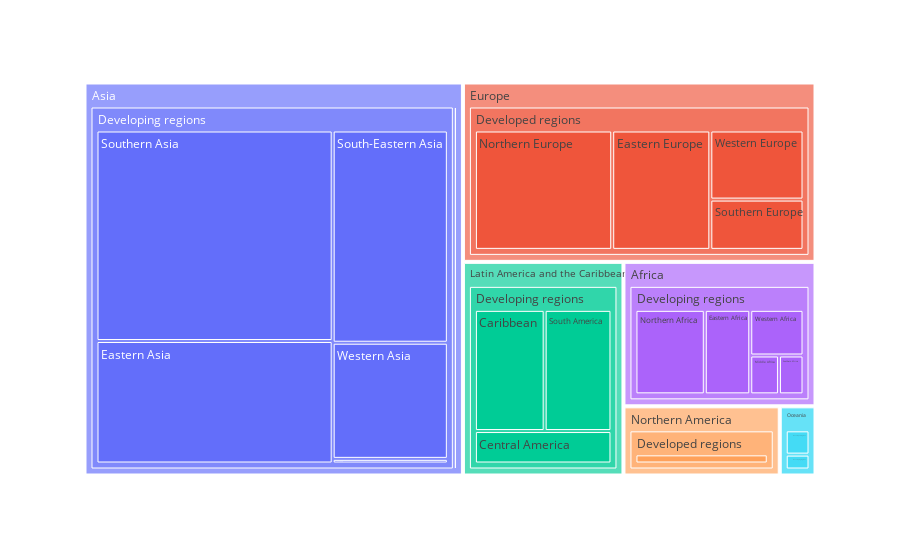

Notebook code cell kept with this figure:
### Code cell
px.treemap(
    data_frame =df,
    path=['Continent','Status','Region'],
    values = 'Total',
    names = df.index ,
)

### Figure 1 — Plotly figure (JSON) as saved in the notebook; plotly's stock layout.template omitted (floating-point values rounded to 4 significant figures)
{"data": [{"branchvalues": "total", "domain": {"x": [0, 1], "y": [0, 1]}, "hovertemplate": "labels=%{label}<br>Total=%{value}<br>parent=%{parent}<br>id=%{id}<extra></extra>", "ids": ["Oceania/Developed regions/Australia and New Zealand", "Latin America and the Caribbean/Developing regions/Caribbean", "Latin America and the Caribbean/Developing regions/Central America", "Asia/Developing regions/Central Asia", "Africa/Developing regions/Eastern Africa", "Asia/Developed regions/Eastern Asia", "Asia/Developing regions/Eastern Asia", "Europe/Developed regions/Eastern Europe", "Oceania/Developing regions/Melanesia", "Oceania/Developing regions/Micronesia", "Africa/Developing regions/Middle Africa", "Africa/Developing regions/Northern Africa", "Northern America/Developed regions/Northern America", "Europe/Developed regions/Northern Europe", "Oceania/Developing regions/Polynesia", "Latin America and the Caribbean/Developing regions/South America", "Asia/Developing regions/South-Eastern Asia", "Africa/Developing regions/Southern Africa", "Asia/Developing regions/Southern Asia", "Europe/Developed regions/Southern Europe", "Africa/Developing regions/Western Africa", "Asia/Developing regions/Western Asia", "Europe/Developed regions/Western Europe", "Asia/Developed regions", "Europe/Developed regions", "Northern America/Developed regions", "Oceania/Developed regions", "Africa/Developing regions", "Asia/Developing regions", "Latin America and the Caribbean/Developing regions", "Oceania/Developing regions", "Africa", "Asia", "Europe", "Latin America and the Caribbean", "Northern America", "Oceania"], "labels": ["Australia and New Zealand", "Caribbean", "Central America", "Central Asia", "Eastern Africa", "Eastern Asia", "Eastern Asia", "Eastern Europe", "Melanesia", "Micronesia", "Middle Africa", "Northern Africa", "Northern America", "Northern Europe", "Polynesia", "South America", "South-Eastern Asia", "Southern Africa", "Southern Asia", "Southern Europe", "Western Africa", "Western Asia", "Western Europe", "Developed regions", "Developed regions", "Developed regions", "Developed regions", "Developing regions", "Developing regions", "Developing regions", "Developing regions", "Africa", "Asia", "Europe", "Latin America and the Caribbean", "Northern America", "Oceania"], "name": "", "parents": ["Oceania/Developed regions", "Latin America and the Caribbean/Developing regions", "Latin America and the Caribbean/Developing regions", "Asia/Developing regions", "Africa/Developing regions", "Asia/Developed regions", "Asia/Developing regions", "Europe/Developed regions", "Oceania/Developing regions", "Oceania/Developing regions", "Africa/Developing regions", "Africa/Developing regions", "Northern America/Developed regions", "Europe/Developed regions", "Oceania/Developing regions", "Latin America and the Caribbean/Developing regions", "Asia/Developing regions", "Africa/Developing regions", "Asia/Developing regions", "Europe/Developed regions", "Africa/Developing regions", "Asia/Developing regions", "Europe/Developed regions", "Asia", "Europe", "Northern America", "Oceania", "Africa", "Asia", "Latin America and the Caribbean", "Oceania", "", "", "", "", "", ""], "type": "treemap", "values": [34215, 308253, 161653, 15024, 167389, 27707, 813494, 421223, 20689, 36, 48628, 255451, 241142, 589584, 234, 295242, 687329, 41579, 1398120, 168544, 105901, 376120, 231596, 27707, 1410947, 241142, 34215, 618948, 3290087, 765148, 20959, 618948, 3317794, 1410947, 765148, 241142, 55174]}], "layout": {"legend": {"tracegroupgap": 0}, "margin": {"t": 60}}}
